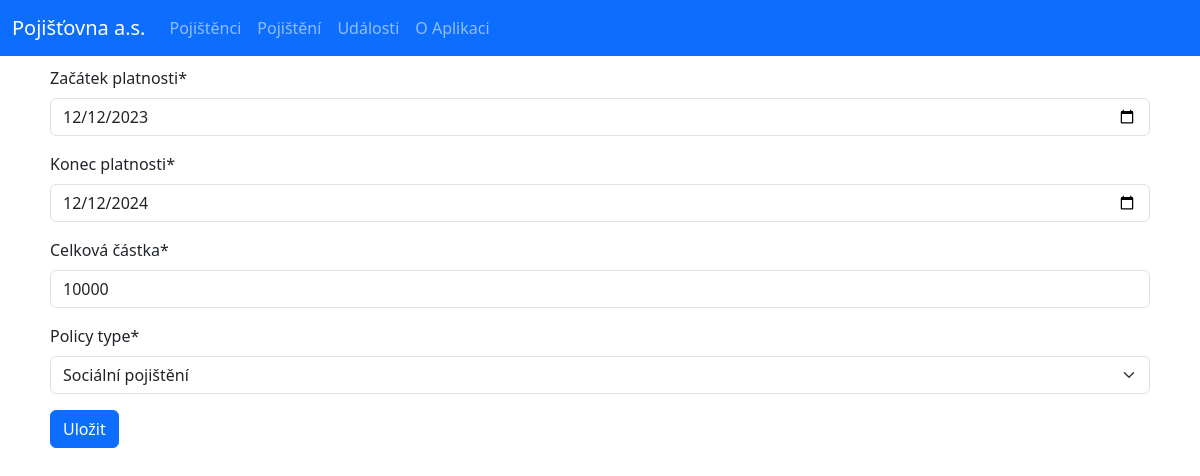
Before: /update-insurance-policy/5/ with the older database file.
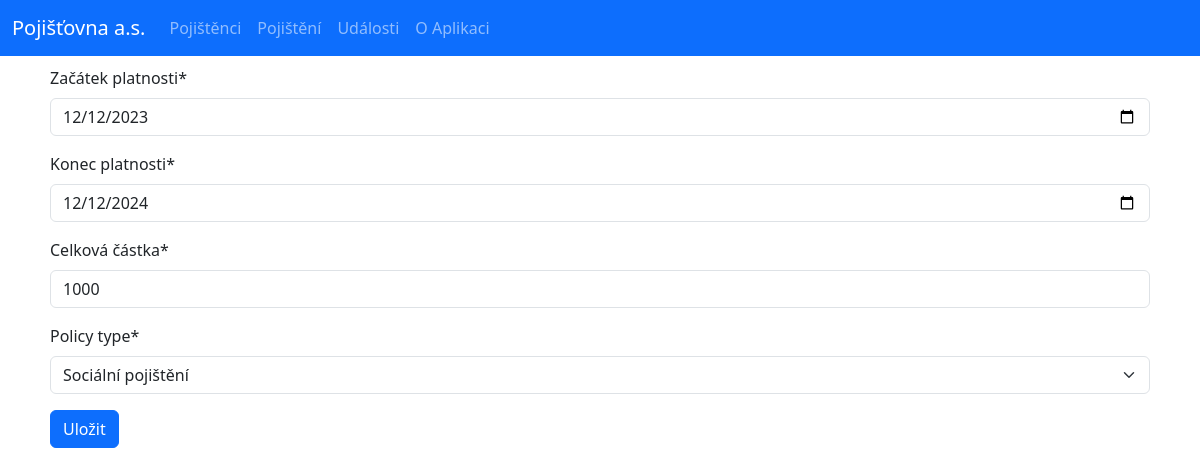
After: the same page with the newer database file.
### base/models.py (models this page shows, shortened)
class InsurancePolicy(models.Model):
    holder = models.ForeignKey(Policyholder, on_delete=models.CASCADE)
    effective_date = models.DateField("Začátek platnosti")
    expire_date = models.DateField("Konec platnosti")
    total_amount = models.IntegerField("Celková částka")
    policy_type = models.CharField("Druh pojištění", max_length=50)
    class Meta:
        ordering = ['expire_date']

### base/views.py (the view)
# urls.py: path('update-insurance-policy/<str:pk>/', views.update_insurance_policy, name="update-insurance-policy"),
def update_insurance_policy(request, pk):
    insurance_policy = InsurancePolicy.objects.get(id=pk)
    form = InsurancePolicyForm(instance=insurance_policy)  # Fills the form with insurance_policy instance data
    if request.method == 'POST':
        form = InsurancePolicyForm(request.POST, instance=insurance_policy)
        if form.is_valid():
            form.save()
            messages.success(request, 'Pojištění bylo aktualizováno.')
            return redirect('policyholder-detail', insurance_policy.holder.id)
    context = {'form': form}
    return render(request, 'base/input_form.html', context)

### base/forms.py
class InsurancePolicyForm(ModelForm):
    policy_type = ChoiceField(choices=POLICY_TYPE_CHOICES)
    class Meta:
        model = InsurancePolicy
        fields = '__all__'
        exclude = ['holder']
        widgets = {
            'effective_date': MyDateInput(),
            'expire_date': MyDateInput()
        }

### base/templates/base/input_form.html (shortened to what this page needs)
{% extends 'main.html' %}
{% load crispy_forms_tags %}
{% block content %}
<main class="content">
<div>
    <form method="POST" action="">
        {{form|crispy}}
        <input type="submit" value="Uložit" class="btn btn-primary">
    </form>
</div>
</main>
{% endblock %}

Changed rows visible on the page:
changed InsurancePolicy "Sociální pojištění": total_amount "10000" → "1000"
